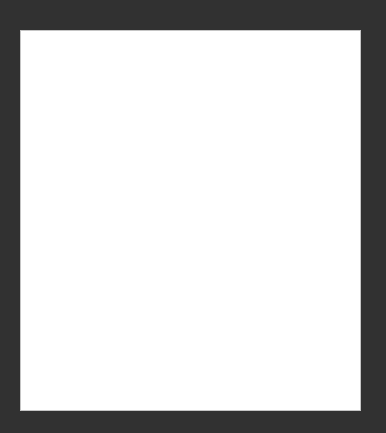
<?xml version="1.0" encoding="UTF-8"?>
<ui version="4.0">
 <class>MainWindow</class>
 <widget class="QMainWindow" name="MainWindow">
  <property name="geometry">
   <rect>
    <x>0</x>
    <y>0</y>
    <width>386</width>
    <height>433</height>
   </rect>
  </property>
  <property name="maximumSize">
   <size>
    <width>16777215</width>
    <height>16777215</height>
   </size>
  </property>
  <property name="font">
   <font>
    <family>MS Shell Dlg 2</family>
   </font>
  </property>
  <property name="windowTitle">
   <string>System Kolejki PWr</string>
  </property>
  <property name="styleSheet">
   <string notr="true">background-color:rgb(49, 49, 49)</string>
  </property>
  <property name="iconSize">
   <size>
    <width>24</width>
    <height>24</height>
   </size>
  </property>
  <widget class="QWidget" name="centralwidget">
   <widget class="QListWidget" name="listWidget">
    <property name="geometry">
     <rect>
      <x>20</x>
      <y>30</y>
      <width>341</width>
      <height>381</height>
     </rect>
    </property>
    <property name="styleSheet">
     <string notr="true">background-color: rgb(255, 255, 255);</string>
    </property>
   </widget>
  </widget>
  <widget class="QStatusBar" name="statusbar"/>
 </widget>
 <resources/>
 <connections/>
</ui>
